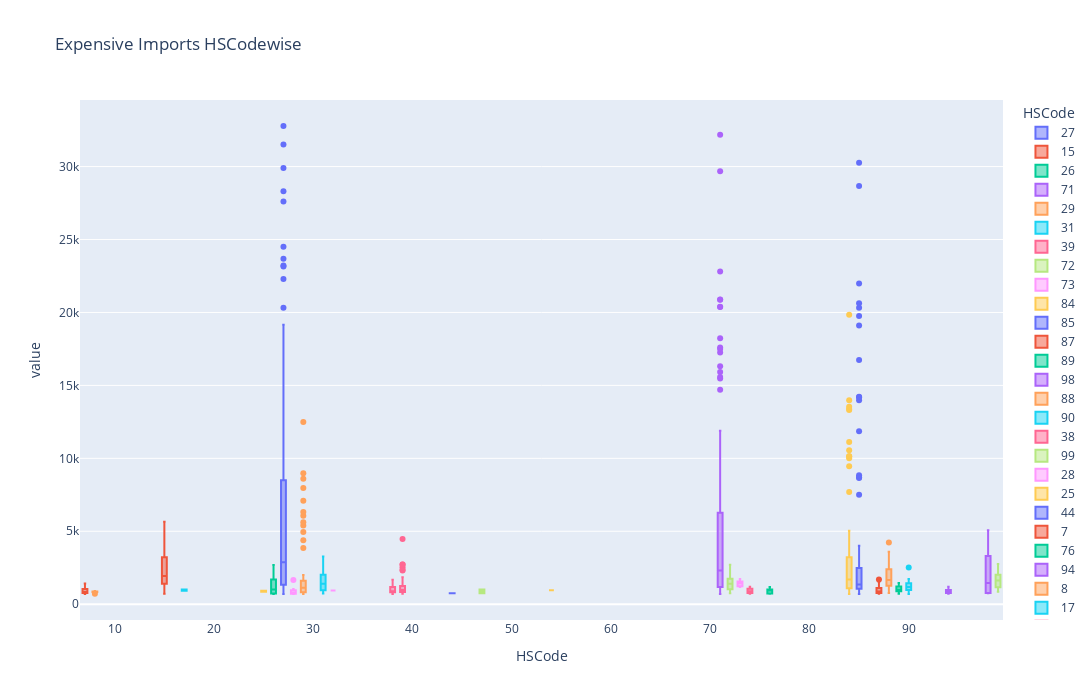

Write notebook code for a chart like this one.
### Markdown cell above
Expensive Imports based on HSCode

### Code cell
exp_imports = pd.DataFrame(data=df_import[df_import.value>700])
px.box(x="HSCode", y="value", data_frame=exp_imports, title='Expensive Imports HSCodewise',
            color='HSCode', hover_name='value', height=700, width = 1400)

### Figure 1 — Plotly figure (JSON) as saved in the notebook; plotly's stock layout.template omitted (floating-point values rounded to 4 significant figures; data arrays with more than 128 entries replaced by an {"elided": "..."} marker saying what was removed)
{"data": [{"alignmentgroup": "True", "hovertemplate": "<b>%{hovertext}</b><br><br>HSCode=%{x}<br>value=%{y}<extra></extra>", "hovertext": {"elided": "288 float values"}, "legendgroup": "27", "marker": {"color": "#636efa"}, "name": "27", "notched": false, "offsetgroup": "27", "orientation": "v", "showlegend": true, "type": "box", "x": {"elided": "288 int values"}, "x0": " ", "xaxis": "x", "y": {"elided": "288 float values"}, "y0": " ", "yaxis": "y"}, {"alignmentgroup": "True", "hovertemplate": "<b>%{hovertext}</b><br><br>HSCode=%{x}<br>value=%{y}<extra></extra>", "hovertext": [890.5, 3951.0, 784.2, 996.3, 5659.0, 1675.0, 958.6, 1032.0, 5626.0, 2649.0, 1369.0, 1111.0, 4615.0, 1973.0, 1136.0, 1584.0, 3894.0, 2592.0, 1578.0, 2246.0, 3643.0, 2299.0, 1274.0, 2292.0, 4245.0, 1935.0, 1406.0, 2065.0, 5025.0, 1597.0, 1754.0, 1720.0, 3441.0, 1501.0, 1895.0, 1946.0, 2850.0, 1908.0, 1500.0, 2186.0, 3214.0, 2287.0, 1607.0, 3267.0, 1071.0, 4123.0, 4429.0, 892.0, 712.7, 2110.0], "legendgroup": "15", "marker": {"color": "#EF553B"}, "name": "15", "notched": false, "offsetgroup": "15", "orientation": "v", "showlegend": true, "type": "box", "x": [15, 15, 15, 15, 15, 15, 15, 15, 15, 15, 15, 15, 15, 15, 15, 15, 15, 15, 15, 15, 15, 15, 15, 15, 15, 15, 15, 15, 15, 15, 15, 15, 15, 15, 15, 15, 15, 15, 15, 15, 15, 15, 15, 15, 15, 15, 15, 15, 15, 15], "x0": " ", "xaxis": "x", "y": [890.5, 3951.0, 784.2, 996.3, 5659.0, 1675.0, 958.6, 1032.0, 5626.0, 2649.0, 1369.0, 1111.0, 4615.0, 1973.0, 1136.0, 1584.0, 3894.0, 2592.0, 1578.0, 2246.0, 3643.0, 2299.0, 1274.0, 2292.0, 4245.0, 1935.0, 1406.0, 2065.0, 5025.0, 1597.0, 1754.0, 1720.0, 3441.0, 1501.0, 1895.0, 1946.0, 2850.0, 1908.0, 1500.0, 2186.0, 3214.0, 2287.0, 1607.0, 3267.0, 1071.0, 4123.0, 4429.0, 892.0, 712.7, 2110.0], "y0": " ", "yaxis": "y"}, {"alignmentgroup": "True", "hovertemplate": "<b>%{hovertext}</b><br><br>HSCode=%{x}<br>value=%{y}<extra></extra>", "hovertext": [1293.0, 1315.0, 1698.0, 1925.0, 1005.0, 1702.0, 2688.0, 1451.0, 2154.0, 725.1, 1146.0, 2615.0, 852.5, 1697.0, 713.6, 975.3, 713.5, 1791.0, 731.7, 705.2, 731.6, 862, 847.8, 880.5, 1004.0, 718.8], "legendgroup": "26", "marker": {"color": "#00cc96"}, "name": "26", "notched": false, "offsetgroup": "26", "orientation": "v", "showlegend": true, "type": "box", "x": [26, 26, 26, 26, 26, 26, 26, 26, 26, 26, 26, 26, 26, 26, 26, 26, 26, 26, 26, 26, 26, 26, 26, 26, 26, 26], "x0": " ", "xaxis": "x", "y": [1293.0, 1315.0, 1698.0, 1925.0, 1005.0, 1702.0, 2688.0, 1451.0, 2154.0, 725.1, 1146.0, 2615.0, 852.5, 1697.0, 713.6, 975.3, 713.5, 1791.0, 731.7, 705.2, 731.6, 862, 847.8, 880.5, 1004.0, 718.8], "y0": " ", "yaxis": "y"}, {"alignmentgroup": "True", "hovertemplate": "<b>%{hovertext}</b><br><br>HSCode=%{x}<br>value=%{y}<extra></extra>", "hovertext": {"elided": "151 float values"}, "legendgroup": "71", "marker": {"color": "#ab63fa"}, "name": "71", "notched": false, "offsetgroup": "71", "orientation": "v", "showlegend": true, "type": "box", "x": {"elided": "151 int values"}, "x0": " ", "xaxis": "x", "y": {"elided": "151 float values"}, "y0": " ", "yaxis": "y"}, {"alignmentgroup": "True", "hovertemplate": "<b>%{hovertext}</b><br><br>HSCode=%{x}<br>value=%{y}<extra></extra>", "hovertext": [3853.0, 790.5, 1009.0, 898.9, 737.5, 4385.0, 702.3, 745.7, 1255.0, 991.5, 854.8, 4947.0, 726.7, 1055.0, 1249.0, 1133.0, 946.7, 5396.0, 734.0, 1251.0, 729.1, 1206.0, 1607.0, 868.0, 6328.0, 726.0, 942.7, 833.2, 1265.0, 1428.0, 750.1, 6068.0, 1275.0, 1190.0, 789.2, 5616.0, 702.8, 719.7, 1698.0, 1151.0, 801.0, 7092.0, 1052.0, 749.5, 1538, 1500.0, 1226.0, 8596.0, 940.5, 1094.0, 1082.0, 1807.0, 1855.0, 7970.0, 1244.0, 845.7, 1169.0, 1645.0, 8974.0, 764.5, 806.8, 961.5, 1592.0, 12500.0, 776.9, 1335.0, 879.9, 746.9, 1745.0, 1534.0, 988.6, 929.2, 1999.0], "legendgroup": "29", "marker": {"color": "#FFA15A"}, "name": "29", "notched": false, "offsetgroup": "29", "orientation": "v", "showlegend": true, "type": "box", "x": [29, 29, 29, 29, 29, 29, 29, 29, 29, 29, 29, 29, 29, 29, 29, 29, 29, 29, 29, 29, 29, 29, 29, 29, 29, 29, 29, 29, 29, 29, 29, 29, 29, 29, 29, 29, 29, 29, 29, 29, 29, 29, 29, 29, 29, 29, 29, 29, 29, 29, 29, 29, 29, 29, 29, 29, 29, 29, 29, 29, 29, 29, 29, 29, 29, 29, 29, 29, 29, 29, 29, 29, 29], "x0": " ", "xaxis": "x", "y": [3853.0, 790.5, 1009.0, 898.9, 737.5, 4385.0, 702.3, 745.7, 1255.0, 991.5, 854.8, 4947.0, 726.7, 1055.0, 1249.0, 1133.0, 946.7, 5396.0, 734.0, 1251.0, 729.1, 1206.0, 1607.0, 868.0, 6328.0, 726.0, 942.7, 833.2, 1265.0, 1428.0, 750.1, 6068.0, 1275.0, 1190.0, 789.2, 5616.0, 702.8, 719.7, 1698.0, 1151.0, 801.0, 7092.0, 1052.0, 749.5, 1538, 1500.0, 1226.0, 8596.0, 940.5, 1094.0, 1082.0, 1807.0, 1855.0, 7970.0, 1244.0, 845.7, 1169.0, 1645.0, 8974.0, 764.5, 806.8, 961.5, 1592.0, 12500.0, 776.9, 1335.0, 879.9, 746.9, 1745.0, 1534.0, 988.6, 929.2, 1999.0], "y0": " ", "yaxis": "y"}, {"alignmentgroup": "True", "hovertemplate": "<b>%{hovertext}</b><br><br>HSCode=%{x}<br>value=%{y}<extra></extra>", "hovertext": [1517.0, 901.8, 2596.0, 764.0, 734.0, 1402.0, 3000.0, 1926.0, 3155.0, 3268.0, 1251.0, 1072.0, 2053.0, 1045.0, 1821.0, 927.2, 1551.0, 771.2, 2953.0, 1016.0, 1039.0, 773.5, 1895.0], "legendgroup": "31", "marker": {"color": "#19d3f3"}, "name": "31", "notched": false, "offsetgroup": "31", "orientation": "v", "showlegend": true, "type": "box", "x": [31, 31, 31, 31, 31, 31, 31, 31, 31, 31, 31, 31, 31, 31, 31, 31, 31, 31, 31, 31, 31, 31, 31], "x0": " ", "xaxis": "x", "y": [1517.0, 901.8, 2596.0, 764.0, 734.0, 1402.0, 3000.0, 1926.0, 3155.0, 3268.0, 1251.0, 1072.0, 2053.0, 1045.0, 1821.0, 927.2, 1551.0, 771.2, 2953.0, 1016.0, 1039.0, 773.5, 1895.0], "y0": " ", "yaxis": "y"}, {"alignmentgroup": "True", "hovertemplate": "<b>%{hovertext}</b><br><br>HSCode=%{x}<br>value=%{y}<extra></extra>", "hovertext": [855.7, 851.3, 816.9, 1058.0, 946.8, 1001.0, 1134.0, 1147.0, 782.7, 882.7, 1321.0, 1181.0, 832.4, 776.1, 847.8, 1711.0, 1359.0, 1136.0, 836.8, 756.0, 716.9, 831.2, 1690.0, 1273.0, 863.0, 762.8, 720.5, 839.4, 1849.0, 1230.0, 880.2, 727.3, 946.0, 2365.0, 765.8, 830.4, 1541.0, 1001.0, 912.0, 764.6, 975.7, 712.5, 988.6, 2723.0, 891.8, 1821.0, 1201.0, 829.3, 949.1, 984.5, 1089.0, 2715.0, 938.1, 1609.0, 1073.0, 785.2, 835.6, 828.4, 1111.0, 2531.0, 941.2, 1499.0, 892.8, 779.7, 854.8, 1067.0, 4478.0, 1237.0, 2317.0, 903.5, 1300.0, 1095.0, 1369.0, 1246.0, 1185], "legendgroup": "39", "marker": {"color": "#FF6692"}, "name": "39", "notched": false, "offsetgroup": "39", "orientation": "v", "showlegend": true, "type": "box", "x": [39, 39, 39, 39, 39, 39, 39, 39, 39, 39, 39, 39, 39, 39, 39, 39, 39, 39, 39, 39, 39, 39, 39, 39, 39, 39, 39, 39, 39, 39, 39, 39, 39, 39, 39, 39, 39, 39, 39, 39, 39, 39, 39, 39, 39, 39, 39, 39, 39, 39, 39, 39, 39, 39, 39, 39, 39, 39, 39, 39, 39, 39, 39, 39, 39, 39, 39, 39, 39, 39, 39, 39, 39, 39, 39], "x0": " ", "xaxis": "x", "y": [855.7, 851.3, 816.9, 1058.0, 946.8, 1001.0, 1134.0, 1147.0, 782.7, 882.7, 1321.0, 1181.0, 832.4, 776.1, 847.8, 1711.0, 1359.0, 1136.0, 836.8, 756.0, 716.9, 831.2, 1690.0, 1273.0, 863.0, 762.8, 720.5, 839.4, 1849.0, 1230.0, 880.2, 727.3, 946.0, 2365.0, 765.8, 830.4, 1541.0, 1001.0, 912.0, 764.6, 975.7, 712.5, 988.6, 2723.0, 891.8, 1821.0, 1201.0, 829.3, 949.1, 984.5, 1089.0, 2715.0, 938.1, 1609.0, 1073.0, 785.2, 835.6, 828.4, 1111.0, 2531.0, 941.2, 1499.0, 892.8, 779.7, 854.8, 1067.0, 4478.0, 1237.0, 2317.0, 903.5, 1300.0, 1095.0, 1369.0, 1246.0, 1185], "y0": " ", "yaxis": "y"}, {"alignmentgroup": "True", "hovertemplate": "<b>%{hovertext}</b><br><br>HSCode=%{x}<br>value=%{y}<extra></extra>", "hovertext": [1986.0, 1049.0, 1402.0, 1855.0, 1280.0, 1722.0, 779.5, 1495.0, 771.8, 1637.0, 1744.0, 761.6, 806.6, 976.3, 1290.0, 1414.0, 2713.0, 1454.0, 1819.0, 2359.0, 1490.0, 1877.0, 1347.0, 930.5, 1508.0, 1621.0, 1170.0, 2258.0, 1422.0, 1259.0, 2685.0, 745.4, 1121.0, 817.9, 1059.0, 2268.0, 895.4, 1677.0, 1315.0, 1260.0, 1012.0, 2573.0, 836.1], "legendgroup": "72", "marker": {"color": "#B6E880"}, "name": "72", "notched": false, "offsetgroup": "72", "orientation": "v", "showlegend": true, "type": "box", "x": [72, 72, 72, 72, 72, 72, 72, 72, 72, 72, 72, 72, 72, 72, 72, 72, 72, 72, 72, 72, 72, 72, 72, 72, 72, 72, 72, 72, 72, 72, 72, 72, 72, 72, 72, 72, 72, 72, 72, 72, 72, 72, 72], "x0": " ", "xaxis": "x", "y": [1986.0, 1049.0, 1402.0, 1855.0, 1280.0, 1722.0, 779.5, 1495.0, 771.8, 1637.0, 1744.0, 761.6, 806.6, 976.3, 1290.0, 1414.0, 2713.0, 1454.0, 1819.0, 2359.0, 1490.0, 1877.0, 1347.0, 930.5, 1508.0, 1621.0, 1170.0, 2258.0, 1422.0, 1259.0, 2685.0, 745.4, 1121.0, 817.9, 1059.0, 2268.0, 895.4, 1677.0, 1315.0, 1260.0, 1012.0, 2573.0, 836.1], "y0": " ", "yaxis": "y"}, {"alignmentgroup": "True", "hovertemplate": "<b>%{hovertext}</b><br><br>HSCode=%{x}<br>value=%{y}<extra></extra>", "hovertext": [1178.0, 1544.0, 1477.0, 1219.0, 1392.0, 1186.0, 1234.0, 1474.0, 1735.0, 1589.0, 1318.0, 1665.0], "legendgroup": "73", "marker": {"color": "#FF97FF"}, "name": "73", "notched": false, "offsetgroup": "73", "orientation": "v", "showlegend": true, "type": "box", "x": [73, 73, 73, 73, 73, 73, 73, 73, 73, 73, 73, 73], "x0": " ", "xaxis": "x", "y": [1178.0, 1544.0, 1477.0, 1219.0, 1392.0, 1186.0, 1234.0, 1474.0, 1735.0, 1589.0, 1318.0, 1665.0], "y0": " ", "yaxis": "y"}, {"alignmentgroup": "True", "hovertemplate": "<b>%{hovertext}</b><br><br>HSCode=%{x}<br>value=%{y}<extra></extra>", "hovertext": [7700.0, 3820.0, 1748.0, 2661.0, 1698.0, 1027.0, 998.3, 783.2, 2564.0, 10140.0, 762.5, 5036.0, 2088.0, 3876.0, 2084.0, 1014.0, 1112.0, 738.7, 1136.0, 853.5, 3105.0, 10007, 4310.0, 1894.0, 3649.0, 2055.0, 844.3, 980.5, 1384.0, 807.3, 2956.0, 9455.0, 3698.0, 1575.0, 2597.0, 1653.0, 722.1, 984.5, 1229.0, 2723.0, 10140.0, 3576.0, 1513.0, 2466.0, 1706.0, 709.1, 1093.0, 1383.0, 3010.0, 10550.0, 3555.0, 1518.0, 2395.0, 1606.0, 1220.0, 1328.0, 723.9, 3859.0, 11120.0, 3480.0, 1468.0, 2784.0, 1507.0, 1108.0, 1185.0, 3060.0, 13540.0, 3957.0, 1693.0, 2669.0, 1601.0, 1096.0, 739.4, 1342.0, 710.5, 4448.0, 13380.0, 4550.0, 1290.0, 1824.0, 3413.0, 2625.0, 767.8, 2655.0, 996.7, 1392.0, 1180.0, 3585.0, 808.1, 13320.0, 808.7, 3861.0, 1355.0, 1646.0, 3037.0, 2225.0, 789.2, 2801.0, 890.1, 1311.0, 1135.0, 4658.0, 13990.0, 2996.0, 1614.0, 1364.0, 2147.0, 1611.0, 2269.0, 732.6, 1056.0, 852.5, 2386.0, 706.4, 19850.0, 775.7, 4015.0, 2310.0, 1763.0, 2703.0, 1781.0, 920.9, 773.5, 3351.0, 1080.0, 1485.0, 1044.0, 3424.0], "legendgroup": "84", "marker": {"color": "#FECB52"}, "name": "84", "notched": false, "offsetgroup": "84", "orientation": "v", "showlegend": true, "type": "box", "x": [84, 84, 84, 84, 84, 84, 84, 84, 84, 84, 84, 84, 84, 84, 84, 84, 84, 84, 84, 84, 84, 84, 84, 84, 84, 84, 84, 84, 84, 84, 84, 84, 84, 84, 84, 84, 84, 84, 84, 84, 84, 84, 84, 84, 84, 84, 84, 84, 84, 84, 84, 84, 84, 84, 84, 84, 84, 84, 84, 84, 84, 84, 84, 84, 84, 84, 84, 84, 84, 84, 84, 84, 84, 84, 84, 84, 84, 84, 84, 84, 84, 84, 84, 84, 84, 84, 84, 84, 84, 84, 84, 84, 84, 84, 84, 84, 84, 84, 84, 84, 84, 84, 84, 84, 84, 84, 84, 84, 84, 84, 84, 84, 84, 84, 84, 84, 84, 84, 84, 84, 84, 84, 84, 84, 84, 84, 84, 84], "x0": " ", "xaxis": "x", "y": [7700.0, 3820.0, 1748.0, 2661.0, 1698.0, 1027.0, 998.3, 783.2, 2564.0, 10140.0, 762.5, 5036.0, 2088.0, 3876.0, 2084.0, 1014.0, 1112.0, 738.7, 1136.0, 853.5, 3105.0, 10007, 4310.0, 1894.0, 3649.0, 2055.0, 844.3, 980.5, 1384.0, 807.3, 2956.0, 9455.0, 3698.0, 1575.0, 2597.0, 1653.0, 722.1, 984.5, 1229.0, 2723.0, 10140.0, 3576.0, 1513.0, 2466.0, 1706.0, 709.1, 1093.0, 1383.0, 3010.0, 10550.0, 3555.0, 1518.0, 2395.0, 1606.0, 1220.0, 1328.0, 723.9, 3859.0, 11120.0, 3480.0, 1468.0, 2784.0, 1507.0, 1108.0, 1185.0, 3060.0, 13540.0, 3957.0, 1693.0, 2669.0, 1601.0, 1096.0, 739.4, 1342.0, 710.5, 4448.0, 13380.0, 4550.0, 1290.0, 1824.0, 3413.0, 2625.0, 767.8, 2655.0, 996.7, 1392.0, 1180.0, 3585.0, 808.1, 13320.0, 808.7, 3861.0, 1355.0, 1646.0, 3037.0, 2225.0, 789.2, 2801.0, 890.1, 1311.0, 1135.0, 4658.0, 13990.0, 2996.0, 1614.0, 1364.0, 2147.0, 1611.0, 2269.0, 732.6, 1056.0, 852.5, 2386.0, 706.4, 19850.0, 775.7, 4015.0, 2310.0, 1763.0, 2703.0, 1781.0, 920.9, 773.5, 3351.0, 1080.0, 1485.0, 1044.0, 3424.0], "y0": " ", "yaxis": "y"}, {"alignmentgroup": "True", "hovertemplate": "<b>%{hovertext}</b><br><br>HSCode=%{x}<br>value=%{y}<extra></extra>", "hovertext": [11860.0, 1024, 1480.0, 1062.0, 1917.0, 884.3, 1055.0, 747.8, 1262.0, 14180.0, 1306.0, 1998.0, 1349.0, 1828, 1247.0, 1272.0, 1118.0, 1553.0, 13980.0, 1527.0, 1279.0, 1472.0, 1277.0, 1131.0, 834.5, 1493.0, 1113.0, 14230.0, 1350.0, 1058.0, 1959.0, 1120.0, 970.5, 734.4, 1382.0, 1247.0, 16740.0, 1407.0, 959.9, 2460.0, 1247.0, 907.3, 804.2, 709.6, 1713.0, 1239.0, 19760.0, 1270.0, 1007.0, 1104.0, 2808.0, 1194.0, 1139.0, 705.0, 1431.0, 804.9, 21980.0, 1279.0, 1127.0, 1141.0, 2815.0, 1355.0, 1109.0, 770.9, 1296.0, 1024.0, 28670.0, 1510.0, 1208.0, 1336.0, 2723.0, 1543.0, 1204.0, 805.3, 981.9, 1755.0, 1596.0, 20630.0, 1742.0, 8658.0, 1408.0, 2854.0, 986.2, 3111.0, 914.1, 906.2, 1853.0, 3680.0, 19100.0, 708.7, 1525.0, 8703.0, 1358.0, 2815.0, 792.1, 2852.0, 778.4, 836.7, 2219.0, 4010.0, 20330.0, 1230.0, 7499.0, 1047.0, 2394.0, 763.6, 2569.0, 1158.0, 1530.0, 3266.0, 30270.0, 1536.0, 8841.0, 1318.0, 3123.0, 914.1, 3117.0, 1727.0, 749.1, 1837.0, 3058.0], "legendgroup": "85", "marker": {"color": "#636efa"}, "name": "85", "notched": false, "offsetgroup": "85", "orientation": "v", "showlegend": true, "type": "box", "x": [85, 85, 85, 85, 85, 85, 85, 85, 85, 85, 85, 85, 85, 85, 85, 85, 85, 85, 85, 85, 85, 85, 85, 85, 85, 85, 85, 85, 85, 85, 85, 85, 85, 85, 85, 85, 85, 85, 85, 85, 85, 85, 85, 85, 85, 85, 85, 85, 85, 85, 85, 85, 85, 85, 85, 85, 85, 85, 85, 85, 85, 85, 85, 85, 85, 85, 85, 85, 85, 85, 85, 85, 85, 85, 85, 85, 85, 85, 85, 85, 85, 85, 85, 85, 85, 85, 85, 85, 85, 85, 85, 85, 85, 85, 85, 85, 85, 85, 85, 85, 85, 85, 85, 85, 85, 85, 85, 85, 85, 85, 85, 85, 85, 85, 85, 85, 85, 85, 85, 85, 85], "x0": " ", "xaxis": "x", "y": [11860.0, 1024, 1480.0, 1062.0, 1917.0, 884.3, 1055.0, 747.8, 1262.0, 14180.0, 1306.0, 1998.0, 1349.0, 1828, 1247.0, 1272.0, 1118.0, 1553.0, 13980.0, 1527.0, 1279.0, 1472.0, 1277.0, 1131.0, 834.5, 1493.0, 1113.0, 14230.0, 1350.0, 1058.0, 1959.0, 1120.0, 970.5, 734.4, 1382.0, 1247.0, 16740.0, 1407.0, 959.9, 2460.0, 1247.0, 907.3, 804.2, 709.6, 1713.0, 1239.0, 19760.0, 1270.0, 1007.0, 1104.0, 2808.0, 1194.0, 1139.0, 705.0, 1431.0, 804.9, 21980.0, 1279.0, 1127.0, 1141.0, 2815.0, 1355.0, 1109.0, 770.9, 1296.0, 1024.0, 28670.0, 1510.0, 1208.0, 1336.0, 2723.0, 1543.0, 1204.0, 805.3, 981.9, 1755.0, 1596.0, 20630.0, 1742.0, 8658.0, 1408.0, 2854.0, 986.2, 3111.0, 914.1, 906.2, 1853.0, 3680.0, 19100.0, 708.7, 1525.0, 8703.0, 1358.0, 2815.0, 792.1, 2852.0, 778.4, 836.7, 2219.0, 4010.0, 20330.0, 1230.0, 7499.0, 1047.0, 2394.0, 763.6, 2569.0, 1158.0, 1530.0, 3266.0, 30270.0, 1536.0, 8841.0, 1318.0, 3123.0, 914.1, 3117.0, 1727.0, 749.1, 1837.0, 3058.0], "y0": " ", "yaxis": "y"}, {"alignmentgroup": "True", "hovertemplate": "<b>%{hovertext}</b><br><br>HSCode=%{x}<br>value=%{y}<extra></extra>", "hovertext": [733.6, 736.2, 776.4, 993.3, 1003.0, 867.7, 969.2, 775.9, 805.0, 993.3, 723.1, 1165.0, 804.0, 1117.0, 869.8, 1112.0, 1454.0, 879.4, 737.5, 1521.0, 1034.0, 729.3, 1274.0, 975.6, 1376.0, 722.8, 1689.0, 763.6, 762.9, 813.1], "legendgroup": "87", "marker": {"color": "#EF553B"}, "name": "87", "notched": false, "offsetgroup": "87", "orientation": "v", "showlegend": true, "type": "box", "x": [87, 87, 87, 87, 87, 87, 87, 87, 87, 87, 87, 87, 87, 87, 87, 87, 87, 87, 87, 87, 87, 87, 87, 87, 87, 87, 87, 87, 87, 87], "x0": " ", "xaxis": "x", "y": [733.6, 736.2, 776.4, 993.3, 1003.0, 867.7, 969.2, 775.9, 805.0, 993.3, 723.1, 1165.0, 804.0, 1117.0, 869.8, 1112.0, 1454.0, 879.4, 737.5, 1521.0, 1034.0, 729.3, 1274.0, 975.6, 1376.0, 722.8, 1689.0, 763.6, 762.9, 813.1], "y0": " ", "yaxis": "y"}, {"alignmentgroup": "True", "hovertemplate": "<b>%{hovertext}</b><br><br>HSCode=%{x}<br>value=%{y}<extra></extra>", "hovertext": [1213.0, 1380.0, 1099.0, 1103.0, 975.7, 941.7, 1208.0, 1122.0, 944.1, 1265.0, 1454.0, 723.0, 1209.0, 730.4, 1023.0, 716.3, 931.7, 889.7, 732.9, 848.1, 1042.0, 901.6], "legendgroup": "89", "marker": {"color": "#00cc96"}, "name": "89", "notched": false, "offsetgroup": "89", "orientation": "v", "showlegend": true, "type": "box", "x": [89, 89, 89, 89, 89, 89, 89, 89, 89, 89, 89, 89, 89, 89, 89, 89, 89, 89, 89, 89, 89, 89], "x0": " ", "xaxis": "x", "y": [1213.0, 1380.0, 1099.0, 1103.0, 975.7, 941.7, 1208.0, 1122.0, 944.1, 1265.0, 1454.0, 723.0, 1209.0, 730.4, 1023.0, 716.3, 931.7, 889.7, 732.9, 848.1, 1042.0, 901.6], "y0": " ", "yaxis": "y"}, {"alignmentgroup": "True", "hovertemplate": "<b>%{hovertext}</b><br><br>HSCode=%{x}<br>value=%{y}<extra></extra>", "hovertext": [3182.0, 5063.0, 744.9, 3709.0, 2127.0, 1452.0, 1002.0, 764.8, 756.1], "legendgroup": "98", "marker": {"color": "#ab63fa"}, "name": "98", "notched": false, "offsetgroup": "98", "orientation": "v", "showlegend": true, "type": "box", "x": [98, 98, 98, 98, 98, 98, 98, 98, 98], "x0": " ", "xaxis": "x", "y": [3182.0, 5063.0, 744.9, 3709.0, 2127.0, 1452.0, 1002.0, 764.8, 756.1], "y0": " ", "yaxis": "y"}, {"alignmentgroup": "True", "hovertemplate": "<b>%{hovertext}</b><br><br>HSCode=%{x}<br>value=%{y}<extra></extra>", "hovertext": [1058.0, 1594.0, 770.1, 1527.0, 1301.0, 790.4, 1662.0, 878.0, 1973.0, 1410.0, 2334.0, 1161.0, 808.4, 1857.0, 3017.0, 4238.0, 3298.0, 2050.0, 3383.0, 1463.0, 1479.0, 2619.0, 2065.0, 2934.0, 1544.0, 1117.0, 3589.0, 2146.0, 1779.0], "legendgroup": "88", "marker": {"color": "#FFA15A"}, "name": "88", "notched": false, "offsetgroup": "88", "orientation": "v", "showlegend": true, "type": "box", "x": [88, 88, 88, 88, 88, 88, 88, 88, 88, 88, 88, 88, 88, 88, 88, 88, 88, 88, 88, 88, 88, 88, 88, 88, 88, 88, 88, 88, 88], "x0": " ", "xaxis": "x", "y": [1058.0, 1594.0, 770.1, 1527.0, 1301.0, 790.4, 1662.0, 878.0, 1973.0, 1410.0, 2334.0, 1161.0, 808.4, 1857.0, 3017.0, 4238.0, 3298.0, 2050.0, 3383.0, 1463.0, 1479.0, 2619.0, 2065.0, 2934.0, 1544.0, 1117.0, 3589.0, 2146.0, 1779.0], "y0": " ", "yaxis": "y"}, {"alignmentgroup": "True", "hovertemplate": "<b>%{hovertext}</b><br><br>HSCode=%{x}<br>value=%{y}<extra></extra>", "hovertext": [777.0, 1157.0, 941.5, 1008.0, 1371.0, 999.7, 985.8, 1440.0, 1044.0, 1012.0, 1427.0, 1222.0, 965.7, 1396.0, 1291.0, 977.3, 1474.0, 1320.0, 1051.0, 1452.0, 1663.0, 1173.0, 700.9, 1597.0, 1588.0, 1318.0, 754.2, 838.5, 1513.0, 1340.0, 1201.0, 704.5, 879.0, 1467.0, 1733.0, 1046.0, 775.8, 1176.0, 2519.0, 1306.0, 981.5, 1567.0], "legendgroup": "90", "marker": {"color": "#19d3f3"}, "name": "90", "notched": false, "offsetgroup": "90", "orientation": "v", "showlegend": true, "type": "box", "x": [90, 90, 90, 90, 90, 90, 90, 90, 90, 90, 90, 90, 90, 90, 90, 90, 90, 90, 90, 90, 90, 90, 90, 90, 90, 90, 90, 90, 90, 90, 90, 90, 90, 90, 90, 90, 90, 90, 90, 90, 90, 90], "x0": " ", "xaxis": "x", "y": [777.0, 1157.0, 941.5, 1008.0, 1371.0, 999.7, 985.8, 1440.0, 1044.0, 1012.0, 1427.0, 1222.0, 965.7, 1396.0, 1291.0, 977.3, 1474.0, 1320.0, 1051.0, 1452.0, 1663.0, 1173.0, 700.9, 1597.0, 1588.0, 1318.0, 754.2, 838.5, 1513.0, 1340.0, 1201.0, 704.5, 879.0, 1467.0, 1733.0, 1046.0, 775.8, 1176.0, 2519.0, 1306.0, 981.5, 1567.0], "y0": " ", "yaxis": "y"}, {"alignmentgroup": "True", "hovertemplate": "<b>%{hovertext}</b><br><br>HSCode=%{x}<br>value=%{y}<extra></extra>", "hovertext": [706.6, 885.6, 897.3, 851.9, 792.7, 776.4, 707.7, 863.9, 947.3, 759.5, 1349.0, 868.9, 1291.0, 959.7, 1205.0, 895.9, 1386.0, 878.3, 1676.0, 1167.0], "legendgroup": "38", "marker": {"color": "#FF6692"}, "name": "38", "notched": false, "offsetgroup": "38", "orientation": "v", "showlegend": true, "type": "box", "x": [38, 38, 38, 38, 38, 38, 38, 38, 38, 38, 38, 38, 38, 38, 38, 38, 38, 38, 38, 38], "x0": " ", "xaxis": "x", "y": [706.6, 885.6, 897.3, 851.9, 792.7, 776.4, 707.7, 863.9, 947.3, 759.5, 1349.0, 868.9, 1291.0, 959.7, 1205.0, 895.9, 1386.0, 878.3, 1676.0, 1167.0], "y0": " ", "yaxis": "y"}, {"alignmentgroup": "True", "hovertemplate": "<b>%{hovertext}</b><br><br>HSCode=%{x}<br>value=%{y}<extra></extra>", "hovertext": [1626.0, 857.3, 2025.0, 1206.0, 1988.0, 1145.0, 2752.0], "legendgroup": "99", "marker": {"color": "#B6E880"}, "name": "99", "notched": false, "offsetgroup": "99", "orientation": "v", "showlegend": true, "type": "box", "x": [99, 99, 99, 99, 99, 99, 99], "x0": " ", "xaxis": "x", "y": [1626.0, 857.3, 2025.0, 1206.0, 1988.0, 1145.0, 2752.0], "y0": " ", "yaxis": "y"}, {"alignmentgroup": "True", "hovertemplate": "<b>%{hovertext}</b><br><br>HSCode=%{x}<br>value=%{y}<extra></extra>", "hovertext": [776.6, 937.9, 700.9, 737.5, 705.7, 802.7, 1050.0, 707.7, 746.7, 1014, 955.9, 1660.0, 711.8, 807.3], "legendgroup": "28", "marker": {"color": "#FF97FF"}, "name": "28", "notched": false, "offsetgroup": "28", "orientation": "v", "showlegend": true, "type": "box", "x": [28, 28, 28, 28, 28, 28, 28, 28, 28, 28, 28, 28, 28, 28], "x0": " ", "xaxis": "x", "y": [776.6, 937.9, 700.9, 737.5, 705.7, 802.7, 1050.0, 707.7, 746.7, 1014, 955.9, 1660.0, 711.8, 807.3], "y0": " ", "yaxis": "y"}, {"alignmentgroup": "True", "hovertemplate": "<b>%{hovertext}</b><br><br>HSCode=%{x}<br>value=%{y}<extra></extra>", "hovertext": [931.8, 857.4], "legendgroup": "25", "marker": {"color": "#FECB52"}, "name": "25", "notched": false, "offsetgroup": "25", "orientation": "v", "showlegend": true, "type": "box", "x": [25, 25], "x0": " ", "xaxis": "x", "y": [931.8, 857.4], "y0": " ", "yaxis": "y"}, {"alignmentgroup": "True", "hovertemplate": "<b>%{hovertext}</b><br><br>HSCode=%{x}<br>value=%{y}<extra></extra>", "hovertext": [751.6, 748.7], "legendgroup": "44", "marker": {"color": "#636efa"}, "name": "44", "notched": false, "offsetgroup": "44", "orientation": "v", "showlegend": true, "type": "box", "x": [44, 44], "x0": " ", "xaxis": "x", "y": [751.6, 748.7], "y0": " ", "yaxis": "y"}, {"alignmentgroup": "True", "hovertemplate": "<b>%{hovertext}</b><br><br>HSCode=%{x}<br>value=%{y}<extra></extra>", "hovertext": [758.7, 1075.0, 813.9, 1416.0, 819.9, 921.7, 1156.0, 809.5, 924.1, 706.8, 760.2], "legendgroup": "7", "marker": {"color": "#EF553B"}, "name": "7", "notched": false, "offsetgroup": "7", "orientation": "v", "showlegend": true, "type": "box", "x": [7, 7, 7, 7, 7, 7, 7, 7, 7, 7, 7], "x0": " ", "xaxis": "x", "y": [758.7, 1075.0, 813.9, 1416.0, 819.9, 921.7, 1156.0, 809.5, 924.1, 706.8, 760.2], "y0": " ", "yaxis": "y"}, {"alignmentgroup": "True", "hovertemplate": "<b>%{hovertext}</b><br><br>HSCode=%{x}<br>value=%{y}<extra></extra>", "hovertext": [714.1, 755.1, 1175.0, 957.3, 735.0, 1023.0, 974.3], "legendgroup": "76", "marker": {"color": "#00cc96"}, "name": "76", "notched": false, "offsetgroup": "76", "orientation": "v", "showlegend": true, "type": "box", "x": [76, 76, 76, 76, 76, 76, 76], "x0": " ", "xaxis": "x", "y": [714.1, 755.1, 1175.0, 957.3, 735.0, 1023.0, 974.3], "y0": " ", "yaxis": "y"}, {"alignmentgroup": "True", "hovertemplate": "<b>%{hovertext}</b><br><br>HSCode=%{x}<br>value=%{y}<extra></extra>", "hovertext": [739.5, 907.2, 888.8, 1201.0, 987.6, 899.4, 717.3], "legendgroup": "94", "marker": {"color": "#ab63fa"}, "name": "94", "notched": false, "offsetgroup": "94", "orientation": "v", "showlegend": true, "type": "box", "x": [94, 94, 94, 94, 94, 94, 94], "x0": " ", "xaxis": "x", "y": [739.5, 907.2, 888.8, 1201.0, 987.6, 899.4, 717.3], "y0": " ", "yaxis": "y"}, {"alignmentgroup": "True", "hovertemplate": "<b>%{hovertext}</b><br><br>HSCode=%{x}<br>value=%{y}<extra></extra>", "hovertext": [726.5, 872.3, 840.8, 879.5, 900.9, 859.1], "legendgroup": "8", "marker": {"color": "#FFA15A"}, "name": "8", "notched": false, "offsetgroup": "8", "orientation": "v", "showlegend": true, "type": "box", "x": [8, 8, 8, 8, 8, 8], "x0": " ", "xaxis": "x", "y": [726.5, 872.3, 840.8, 879.5, 900.9, 859.1], "y0": " ", "yaxis": "y"}, {"alignmentgroup": "True", "hovertemplate": "<b>%{hovertext}</b><br><br>HSCode=%{x}<br>value=%{y}<extra></extra>", "hovertext": [1016.0, 919.7], "legendgroup": "17", "marker": {"color": "#19d3f3"}, "name": "17", "notched": false, "offsetgroup": "17", "orientation": "v", "showlegend": true, "type": "box", "x": [17, 17], "x0": " ", "xaxis": "x", "y": [1016.0, 919.7], "y0": " ", "yaxis": "y"}, {"alignmentgroup": "True", "hovertemplate": "<b>%{hovertext}</b><br><br>HSCode=%{x}<br>value=%{y}<extra></extra>", "hovertext": [888.3, 744.0, 843.7, 719.7, 991.4, 1194.0, 1078.0], "legendgroup": "74", "marker": {"color": "#FF6692"}, "name": "74", "notched": false, "offsetgroup": "74", "orientation": "v", "showlegend": true, "type": "box", "x": [74, 74, 74, 74, 74, 74, 74], "x0": " ", "xaxis": "x", "y": [888.3, 744.0, 843.7, 719.7, 991.4, 1194.0, 1078.0], "y0": " ", "yaxis": "y"}, {"alignmentgroup": "True", "hovertemplate": "<b>%{hovertext}</b><br><br>HSCode=%{x}<br>value=%{y}<extra></extra>", "hovertext": [759.5, 1015.0], "legendgroup": "47", "marker": {"color": "#B6E880"}, "name": "47", "notched": false, "offsetgroup": "47", "orientation": "v", "showlegend": true, "type": "box", "x": [47, 47], "x0": " ", "xaxis": "x", "y": [759.5, 1015.0], "y0": " ", "yaxis": "y"}, {"alignmentgroup": "True", "hovertemplate": "<b>%{hovertext}</b><br><br>HSCode=%{x}<br>value=%{y}<extra></extra>", "hovertext": [932.4], "legendgroup": "32", "marker": {"color": "#FF97FF"}, "name": "32", "notched": false, "offsetgroup": "32", "orientation": "v", "showlegend": true, "type": "box", "x": [32], "x0": " ", "xaxis": "x", "y": [932.4], "y0": " ", "yaxis": "y"}, {"alignmentgroup": "True", "hovertemplate": "<b>%{hovertext}</b><br><br>HSCode=%{x}<br>value=%{y}<extra></extra>", "hovertext": [963.0], "legendgroup": "54", "marker": {"color": "#FECB52"}, "name": "54", "notched": false, "offsetgroup": "54", "orientation": "v", "showlegend": true, "type": "box", "x": [54], "x0": " ", "xaxis": "x", "y": [963.0], "y0": " ", "yaxis": "y"}], "layout": {"boxmode": "overlay", "height": 700, "legend": {"title": {"text": "HSCode"}, "tracegroupgap": 0}, "title": {"text": "Expensive Imports HSCodewise"}, "width": 1400, "xaxis": {"anchor": "y", "categoryarray": [27, 15, 26, 71, 29, 31, 39, 72, 73, 84, 85, 87, 89, 98, 88, 90, 38, 99, 28, 25, 44, 7, 76, 94, 8, 17, 74, 47, 32, 54], "categoryorder": "array", "domain": [0, 1], "title": {"text": "HSCode"}}, "yaxis": {"anchor": "x", "domain": [0, 1], "title": {"text": "value"}}}}
